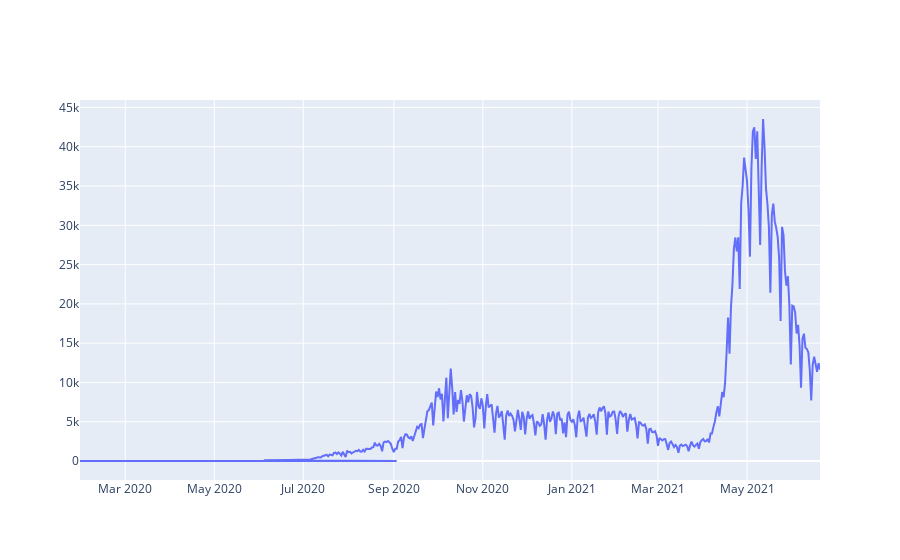

The notebook cell this image was saved under:
### Code cell
fig = go.Figure()
fig.add_trace(go.Scatter(x = dashboard_date_wise['Date'], y = dashboard_date_wise['Confirmed']))
fig.show()

### Figure 1 — Plotly figure (JSON) as saved in the notebook; plotly's stock layout.template omitted (floating-point values rounded to 4 significant figures; data arrays with more than 128 entries replaced by an {"elided": "..."} marker saying what was removed)
{"data": [{"type": "scatter", "x": {"elided": "470 str values"}, "y": {"elided": "470 int values"}}], "layout": {}}
